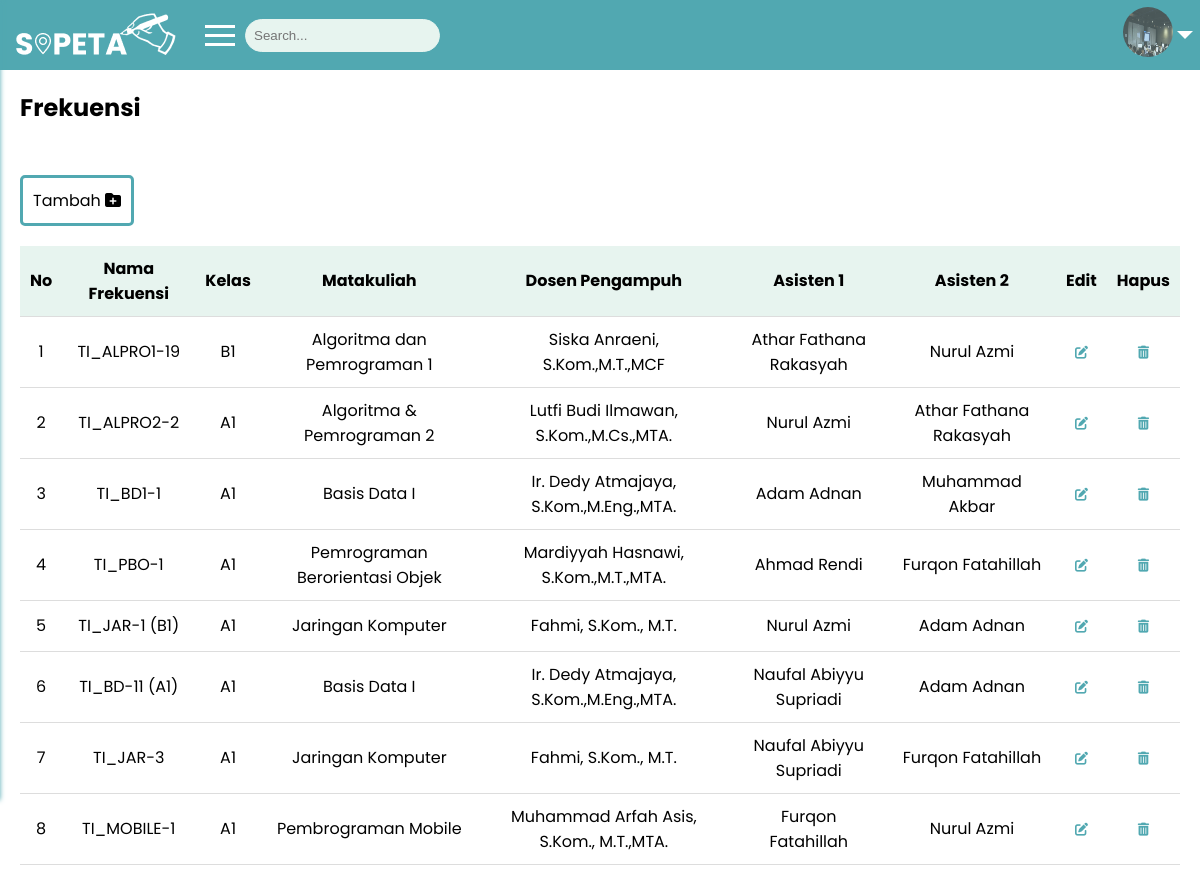
Screenshot of /public/frekuensi (signed in) with the database file from the repository.
### tables this page shows
CREATE TABLE `trx_frekuensi` (
  `id_frekuensi` int(11) NOT NULL,
  `nama_frekuensi` varchar(15) NOT NULL,
  `id_dosen` int(11) NOT NULL,
  `id_asisten1` int(11) NOT NULL,
  `id_asisten2` int(11) NOT NULL
);

CREATE TABLE `mst_dosen` (
  `id_dosen` int(11) NOT NULL,
  `nip_dosen` varchar(20) NOT NULL,
  `nama_dosen` varchar(50) NOT NULL,
  `id_matkul` int(11) NOT NULL,
  `kelas` char(5) NOT NULL
);

CREATE TABLE `mst_matkul` (
  `id_matkul` int(11) NOT NULL,
  `kode_matkul` char(10) NOT NULL,
  `nama_matkul` varchar(30) NOT NULL,
  `prodi` enum('Teknik Informatika','Sistem Informasi') NOT NULL,
  `semester` enum('Ganjil','Genap') NOT NULL,
  `tingkat_semester` int(5) NOT NULL
);

CREATE TABLE `mst_asisten` (
  `id_asisten` int(11) NOT NULL,
  `nim_asisten` varchar(15) NOT NULL,
  `nama_asisten` varchar(50) NOT NULL,
  `kelas` char(5) NOT NULL,
  `prodi` enum('Teknik Informatika','Sistem Informasi') NOT NULL,
  `id_user` int(11) NOT NULL
);

### app/controllers/Frekuensi.php (called while the page is built, shortened)
<?php
class Frekuensi extends Controller {
    public function index(){
        $data['judul'] = 'Frekuensi';
        try {
        $data['frekuensi'] = $this->model('Frekuensi_model')->getAllFrekuensi();
        } catch (\Throwable $th) {
            echo $th;
        }
        $this->view('frekuensi/index', $data);
    }
}

### app/core/App.php (called while the page is built, shortened)
<?php
class App {
    protected $method = 'index';
    protected $params = [];
    public function __construct() {
        $this->controller = new $this->controller;
        call_user_func_array([$this->controller, $this->method], $this->params);
    }
}

### public/index.php (called while the page is built, shortened)
<?php
$app = new App;

### app/core/Database.php (called while the page is built, shortened)
<?php
class Database {
    private $host = DB_HOST;
    private $user = DB_USER;
    private $password = DB_PASS;
    private $dbname = DB_NAME;
    private $dbh;
    private $stmt;
    public function __construct(){
        $dsn = 'mysql:host=' . $this->host . ';dbname=' . $this->dbname;
        $option = [
            PDO::ATTR_PERSISTENT => true,
            PDO::ATTR_ERRMODE => PDO::ERRMODE_EXCEPTION
        ];
        try {
            $this->dbh = new PDO($dsn, $this->user, $this->password, $option);
        } catch (PDOException $e) {
            die($e->getMessage());
        }
    }
    public function query($query){
        $this->stmt = $this->dbh->prepare($query);
    }
    public function bind($param, $value, $type = null){
        if(is_null($type)){
            switch(true){
                case is_int($value) :
                    $type = PDO::PARAM_INT;
                    break;
                case is_null($value) :
                    $type = PDO::PARAM_NULL;
                    break;
            }
        }
        $this->stmt->bindValue($param, $value, $type);
    }
    public function execute(){
        $this->stmt->execute();
    }
    public function resultSet(){
        $this->execute();
        return $this->stmt->fetchAll(PDO::FETCH_ASSOC);
    }
    public function single(){
        $this->execute();
        return $this->stmt->fetch(PDO::FETCH_ASSOC);
    }
}

### app/models/Frekuensi_model.php (called while the page is built, shortened)
<?php
class Frekuensi_model {
    private $db;
    public function __construct(){
        $this->db = new Database;
    }
    public function getAllFrekuensi(){
        try {
            $this->db->query('SELECT trx_frekuensi.*, mst_dosen.*,
            asisten1.nama_asisten AS nama_asisten1,
            asisten2.nama_asisten AS nama_asisten2,
            mst_matkul.nama_matkul
            FROM trx_frekuensi
            LEFT JOIN mst_dosen ON trx_frekuensi.id_dosen = mst_dosen.id_dosen
            LEFT JOIN mst_asisten AS asisten1 ON trx_frekuensi.id_asisten1 = asisten1.id_asisten
            LEFT JOIN mst_asisten AS asisten2 ON trx_frekuensi.id_asisten2 = asisten2.id_asisten
            LEFT JOIN mst_matkul ON mst_dosen.id_matkul = mst_matkul.id_matkul');
            return $this->db->resultSet();
        } catch (\Throwable $th) {
            echo 'Error: ' . $th->getMessage();
        }
    }
    public function getDosenById($id_dosen) {
        try {
            $this->db->query("SELECT mst_dosen.*, mst_matkul.nama_matkul
                              FROM mst_dosen
                              LEFT JOIN mst_matkul ON mst_dosen.id_matkul = mst_matkul.id_matkul
                              WHERE mst_dosen.id_dosen = :id_dosen");
            $this->db->bind(':id_dosen', $id_dosen);
            return $this->db->single();
        } catch (\Throwable $th) {
            echo 'Error: ' . $th->getMessage();
        }
    }
    public function getAsisten1ById($id_asisten1) {
        try {
            $this->db->query("SELECT * FROM mst_asisten WHERE id_asisten = :id_asisten1");
            $this->db->bind(':id_asisten1', $id_asisten1);
            return $this->db->single();
        } catch (\Throwable $th) {
            echo 'Error: ' . $th->getMessage();
        }
    }
    public function getAsisten2ById($id_asisten2) {
        try {
            $this->db->query("SELECT * FROM mst_asisten WHERE id_asisten = :id_asisten2");
            $this->db->bind(':id_asisten2', $id_asisten2);
            return $this->db->single();
        } catch (\Throwable $th) {
            echo 'Error: ' . $th->getMessage();
        }
    }
}

### app/views/frekuensi/index.php (the view, shortened to what this page needs)
<?php if ($_SESSION['role'] == 'Administrator') { ?>
    <div class="content">
    <h2 style="margin-top: 70px;">Frekuensi</h2>
    <div class="crud-frekuensi">
        <a href="#" class="crud tambah-crud" onclick="openTambahModal()">Tambah <i class="fa fa-folder-plus"></i></a>
    </div>
    <table>
        <thead>
            <tr>
                <th>No</th>
                <th>Nama Frekuensi</th>
                <th>Kelas</th>
                <th>Matakuliah</th>
                <th>Dosen Pengampuh</th>
                <th>Asisten 1</th>
                <th>Asisten 2</th>
                <th>Edit</th>
                <th>Hapus</th>
            </tr>
        </thead>
        <tbody>
            <?php $i = 1;foreach ($data['frekuensi'] as $frekuensi): ?>
                <tr>
                    <td><?= $i++?></td>
                    <td><?= $frekuensi['nama_frekuensi']; ?></td>
                    <td>
                        <?php
                        $dosen = $this->model('Frekuensi_model')->getDosenById($frekuensi['id_dosen']);
                        echo $dosen['kelas'];
                        ?>
                    </td>
                    <td>
                        <?php
                        $dosen = $this->model('Frekuensi_model')->getDosenById($frekuensi['id_dosen']);
                        echo $dosen['nama_matkul'];
                        ?>
                    </td>
                    <td>
                        <?php
                        $dosen = $this->model('Frekuensi_model')->getDosenById($frekuensi['id_dosen']);
                        echo $dosen['nama_dosen'];
                        ?>
                    </td>
                    <td>
                        <?php
                        $dosen = $this->model('Frekuensi_model')->getAsisten1ById($frekuensi['id_asisten1']);
                        echo $dosen['nama_asisten'];
                        ?>
                    </td>
                    <td>
                        <?php
                        $dosen = $this->model('Frekuensi_model')->getAsisten2ById($frekuensi['id_asisten2']);
                        echo $dosen['nama_asisten'];
                        ?>
                    </td>
                    <td style="position: relative;"><a class="btn-crud" href="<?= BASEURL; ?>/frekuensi/edit/<?= $frekuensi['id_frekuensi']; ?>"><i class="fa fa-pen-to-square"></i></a></td>
                    <td style="position: relative;">
                <a class="btn-crud" href="<?= BASEURL; ?>/Frekuensi/" onclick="hapusFrekuensi('<?= $frekuensi['id_frekuensi']; ?>')">
                    <i class="fa fa-trash-can"></i>
                </a>
            </td>
                </tr>
            <?php endforeach; ?>
        </tbody>
    </table>
</div>
<?php } ?>

### public/css/style.css (style rules this page uses)
body { font-family: poppins; margin: 0; padding: 0; }
a { color: #51A8B1; text-decoration: none; display: block; margin-top: 30px; font-size: 13px; }

### public/css/style2.css (style rules this page uses)
body { margin: 0; font-family: 'Poppins', sans-serif; }
.btn-crud i { position: absolute; top: 50%; left: 50%; transform: translate(-50%, -50%); }
.content { margin-left: 0; padding: 20px; }
.crud { display: inline-block; padding: 10px 10px; font-size: 16px; cursor: pointer; text-align: center; text-decoration: none; outline: none; color: #000000; background-color: #4caf4f00; border: 3px solid #51A8B1; border-radius: 5px; }
table { width: 100%; border-collapse: collapse; margin-top: 20px; }
th, td { padding: 10px; text-align: center; border-bottom: 1px solid #ddd; }
th { background-color: #E7F4EF; color: #000000; text-align: center; }

### rows the page displays
trx_frekuensi: nama_frekuensi "TI_ALPRO1-19", id_dosen.kelas "B1", mst_matkul.nama_matkul "Algoritma dan Pemrograman 1", id_dosen.nama_dosen "Siska Anraeni, S.Kom.,M.T.,MCF", id_asisten1.nama_asisten "Athar Fathana Rakasyah", id_asisten2.nama_asisten "Nurul Azmi"
trx_frekuensi: nama_frekuensi "TI_ALPRO2-2", id_dosen.kelas "A1", mst_matkul.nama_matkul "Algoritma & Pemrograman 2", id_dosen.nama_dosen "Lutfi Budi Ilmawan, S.Kom.,M.Cs.,MTA.", id_asisten1.nama_asisten "Nurul Azmi", id_asisten2.nama_asisten "Athar Fathana Rakasyah"
trx_frekuensi: nama_frekuensi "TI_BD1-1", id_dosen.kelas "A1", mst_matkul.nama_matkul "Basis Data I", id_dosen.nama_dosen "Ir. Dedy Atmajaya, S.Kom.,M.Eng.,MTA.", id_asisten1.nama_asisten "Adam Adnan", id_asisten2.nama_asisten "Muhammad Akbar"
trx_frekuensi: nama_frekuensi "TI_PBO-1", id_dosen.kelas "A1", mst_matkul.nama_matkul "Pemrograman Berorientasi Objek", id_dosen.nama_dosen "Mardiyyah Hasnawi, S.Kom.,M.T.,MTA.", id_asisten1.nama_asisten "Ahmad Rendi", id_asisten2.nama_asisten "Furqon Fatahillah"
trx_frekuensi: nama_frekuensi "TI_JAR-1 (B1)", id_dosen.kelas "A1", mst_matkul.nama_matkul "Jaringan Komputer", id_dosen.nama_dosen "Fahmi, S.Kom., M.T.", id_asisten1.nama_asisten "Nurul Azmi", id_asisten2.nama_asisten "Adam Adnan"
trx_frekuensi: nama_frekuensi "TI_BD-11 (A1)", id_dosen.kelas "A1", mst_matkul.nama_matkul "Basis Data I", id_dosen.nama_dosen "Ir. Dedy Atmajaya, S.Kom.,M.Eng.,MTA.", id_asisten1.nama_asisten "Naufal Abiyyu Supriadi", id_asisten2.nama_asisten "Adam Adnan"
trx_frekuensi: nama_frekuensi "TI_JAR-3", id_dosen.kelas "A1", mst_matkul.nama_matkul "Jaringan Komputer", id_dosen.nama_dosen "Fahmi, S.Kom., M.T.", id_asisten1.nama_asisten "Naufal Abiyyu Supriadi", id_asisten2.nama_asisten "Furqon Fatahillah"
trx_frekuensi: nama_frekuensi "TI_MOBILE-1", id_dosen.kelas "A1", mst_matkul.nama_matkul "Pembrograman Mobile", id_dosen.nama_dosen "Muhammad Arfah Asis, S.Kom., M.T.,MTA.", id_asisten1.nama_asisten "Furqon Fatahillah", id_asisten2.nama_asisten "Nurul Azmi"
